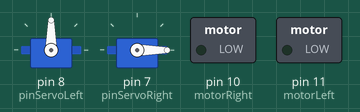
Recording of a sketch running on a simulated Arduino Uno, built with avr-gcc and run on an emulated ATmega328P. On the bench: 2 × servo, switched loads named in the sketch (green lamp = pin HIGH).

Above: at 0.1 s.
At 20.1 s:
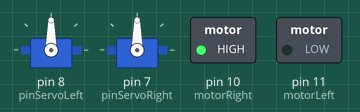
Timing chart, 0 to 21.6 s (numbered marks = the images above):
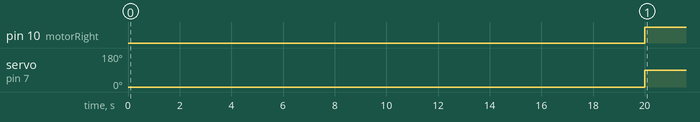

The sketch:

gestione-motori.ino
```cpp
#include <Servo.h>

Servo servoLeft;
Servo servoRight;

#define pinServoLeft 8
#define pinServoRight 7
#define motorRight 10
#define motorLeft 11

int degreesServoLeft = 0;
int degreesServoRight = 0;


void setup() {

  //pinMode(servoLeft, OUTPUT);
  //pinMode(servoRight, OUTPUT);
  pinMode(motorLeft, OUTPUT);
  pinMode(motorRight, OUTPUT);
  servoLeft.attach(pinServoLeft);
  servoRight.attach(pinServoRight);
  Serial.begin(9600);

}

void loop() {
  servoRight.write(degreesServoRight);
  int counter = millis();
  if(counter > 20000){
    degreesServoRight = 90;
    servoRight.write(degreesServoRight);
    digitalWrite(motorRight, HIGH);
  }

}
```

Measured:
- by itself, pin 10 (motorRight): LOW → HIGH at 20.0 s
- by itself, servo on pin 7 (pinServoRight): 0° → 90° at 20.0 s
